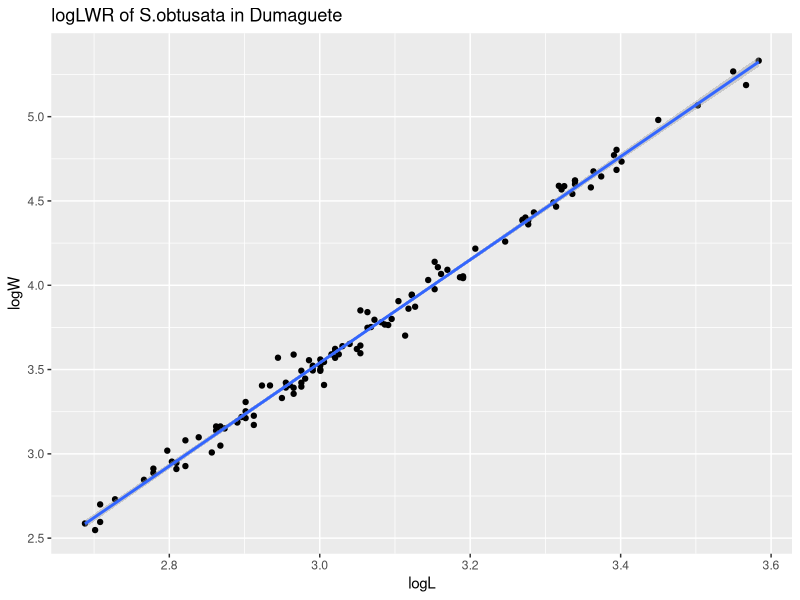
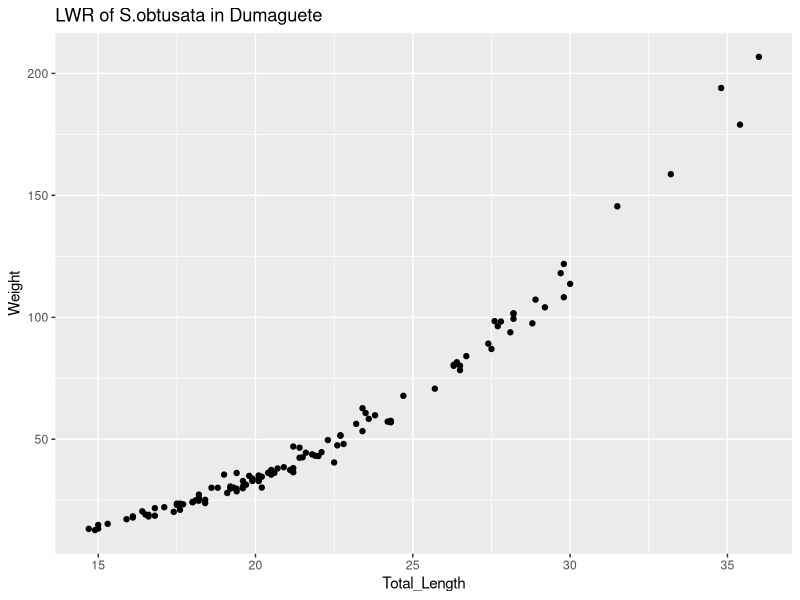
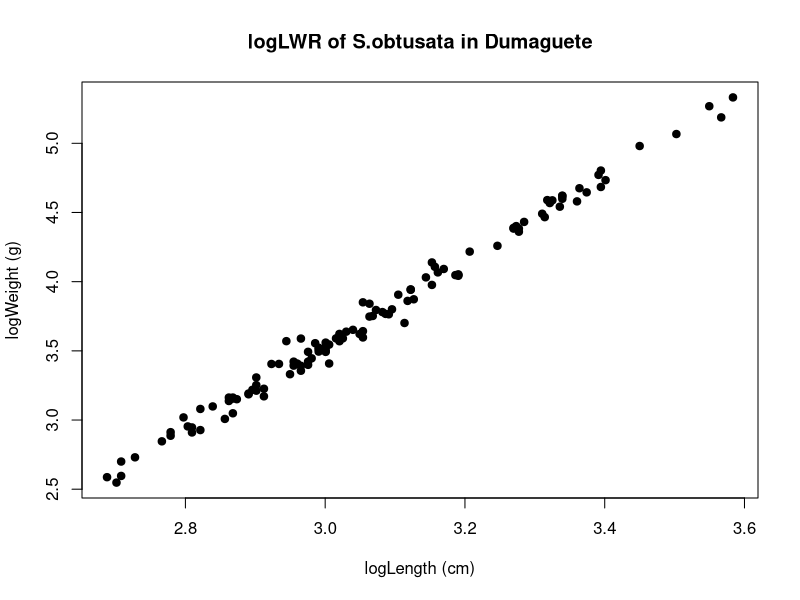
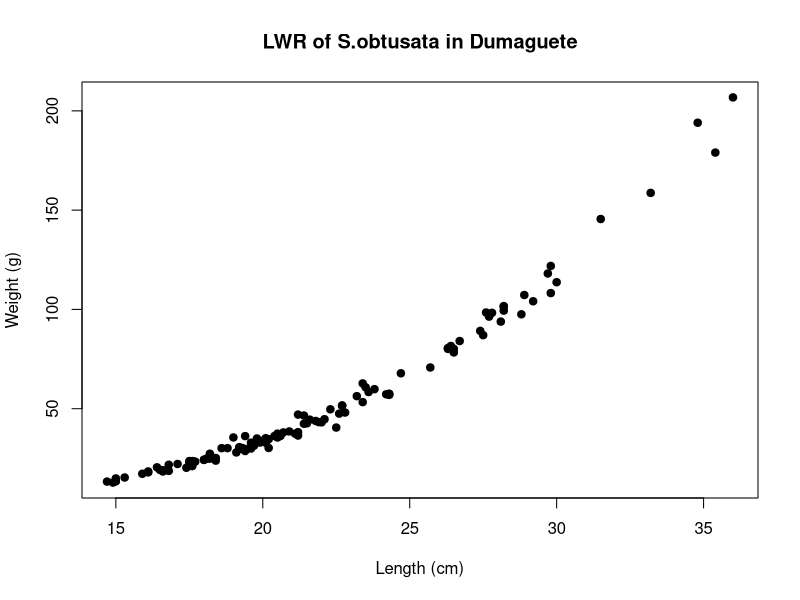
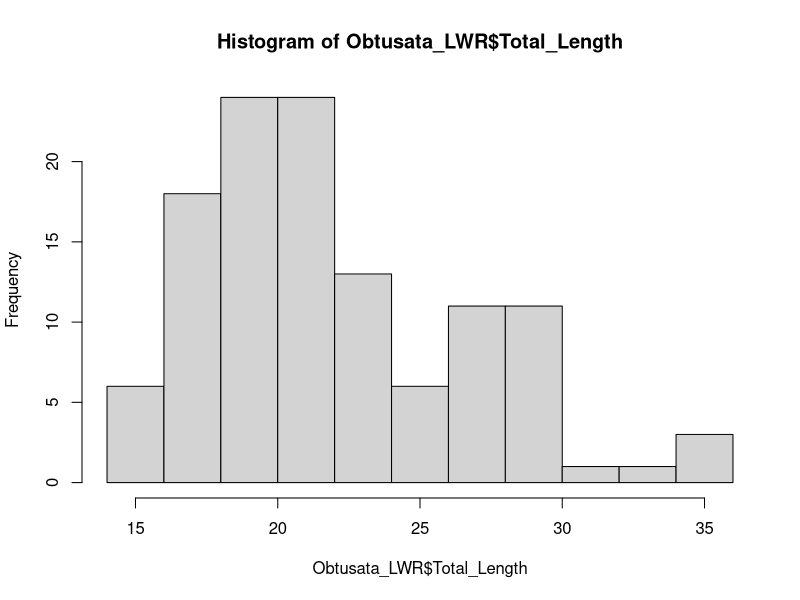
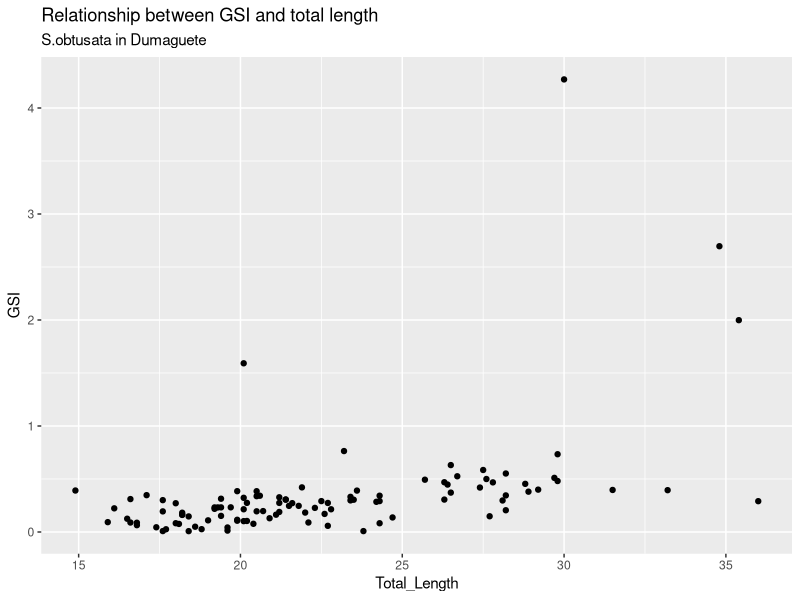
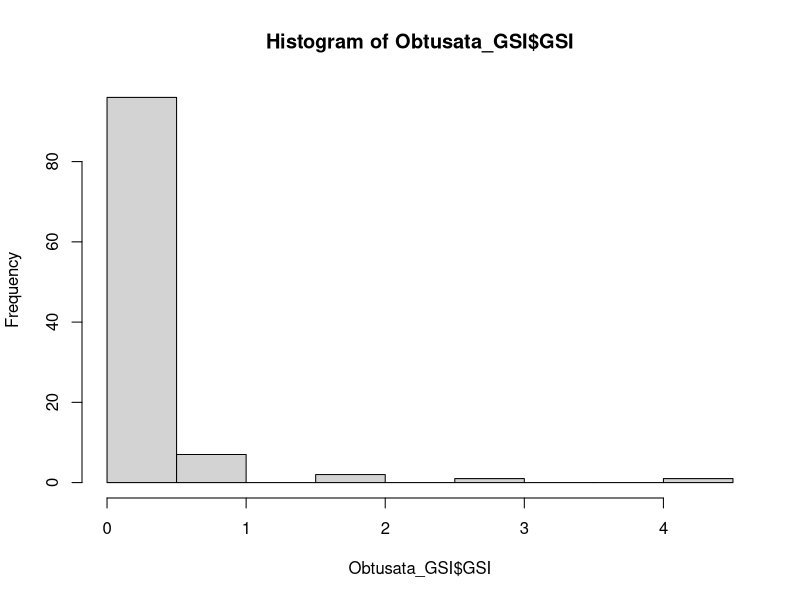
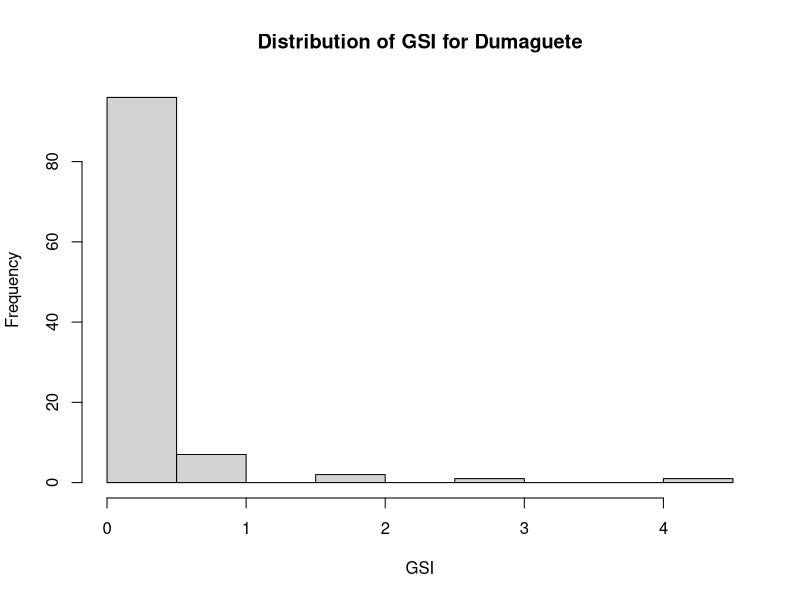

The R source for these figures, in order: (Note: this script raises an error after producing the figures.)
######Setup#####
setwd("/Users/admir/Downloads/S.obtusata_Project")
Packages <- c("tidyverse")
invisible(suppressPackageStartupMessages(lapply(Packages,library,character.only = TRUE)))


######Load files needed#####
Obtusata_dat <- read.csv("AC_Sphyraena_obtusata_Dat_for_R.csv")
colnames(Obtusata_dat) <- c("Specimen_ID","Species","Location","Site","Date","Total_Length",
                            "Standard_Length","Weight","Gonad_Weight")

######Calculating LWR#####

#remove NAs from weight and total length
Obtusata_LWR <- subset(Obtusata_dat, !is.na(Weight) & !is.na(Total_Length))

#log-transform L and W
Obtusata_LWR$logL <- log(Obtusata_LWR$Total_Length)
Obtusata_LWR$logW <- log(Obtusata_LWR$Weight)

#create linear model with log-transformed W and L
lm_lLlW <- lm(logW~logL, data = Obtusata_LWR)
lm_lLlW
summary(lm_lLlW)

#plot model
Obtusata_logLW_plot <- ggplot(data = Obtusata_LWR, aes(x = logL, y = logW)) +
  geom_point() + geom_smooth(method = "lm") + ggtitle(label = "logLWR of S.obtusata in Dumaguete")
Obtusata_LW_plot <- ggplot(data = Obtusata_LWR, aes(x = Total_Length, y = Weight)) +
  geom_point() + ggtitle(label = "LWR of S.obtusata in Dumaguete")
Obtusata_logLW_plot
Obtusata_LW_plot

#another plot but with axes names
plot(Obtusata_LWR$logW~Obtusata_LWR$logL, pch=19, col="black", xlab="logLength (cm)", ylab= "logWeight (g)",
     main = "logLWR of S.obtusata in Dumaguete")
plot(Obtusata_LWR$Weight~Obtusata_LWR$Total_Length, pch=19, col="black", xlab="Length (cm)", ylab= "Weight (g)", 
     main = "LWR of S.obtusata in Dumaguete")

#checking distribution of LWR data
Length_dist <- hist(Obtusata_LWR$Total_Length)
##Weight_dist <- hist(Obtusata_LWR$Weight)

#####Calculating GSI#####

#remove NAs from gonad weight
Obtusata_GSI <- subset(Obtusata_dat, !is.na(Gonad_Weight))

#GSI
Obtusata_GSI$GSI <- (Obtusata_GSI$Gonad_Weight/Obtusata_GSI$Weight) * 100
##ggplot(data = Obtusata_GSI, aes(x = Standard_Length, y = GSI)) + geom_point()

mean(Obtusata_GSI[["GSI"]])

Obtusata_GSI$logGSI <- log(Obtusata_GSI$GSI)
##ggplot(data = Obtusata_GSI, aes(x = Standard_Length, y = logGSI)) + geom_point()

#####Compare relationship between logGSI and total length/weight#####

#raw GSI and TL
ggplot(data = Obtusata_GSI, aes(x = Total_Length, y = GSI)) +
  geom_point() + ggtitle(label = "Relationship between GSI and total length", subtitle = "S.obtusata in Dumaguete")

#logGSI and Weight
##ggplot(data = Obtusata_GSI, aes(x = Weight, y = logGSI)) + geom_point()

#####GLM comparison#####

#checking distribution of GSI data
GSI_dist <- hist(Obtusata_GSI$GSI)
plot(GSI_dist, xlab = "GSI", ylab = "Frequency", main = "Distribution of GSI for Dumaguete")

#log transform TL, SL, and Weight
##Obtusata_GSI$logTL <- log(Obtusata_GSI$Total_Length)
##Obtusata_GSI$logSL <- log(Obtusata_GSI$Standard_Length)
##Obtusata_GSI$logWeight <- log(Obtusata_GSI$Weight)


#making GLMs
GSI_SL_glm <- glm(Obtusata_GSI$GSI~Obtusata_GSI$Standard_Length, family = Gamma(link = "log"))
GSI_TL_glm <- glm(Obtusata_GSI$GSI~Obtusata_GSI$Total_Length, family = Gamma(link = "log"))
GSI_Weight_glm <- glm(Obtusata_GSI$GSI~Obtusata_GSI$Weight, family = Gamma(link = "log"))

#check significance of each model
AIC(GSI_SL_glm)
AIC(GSI_TL_glm) #most significant model
AIC(GSI_Weight_glm)

#####Exporting to Excel#####
write.xlsx(Obtusata_GSI, file = "Sphyraena_obtusata.xlsx", sheetName = "Data", col.names = T, row.names = T, 
           append = F)
